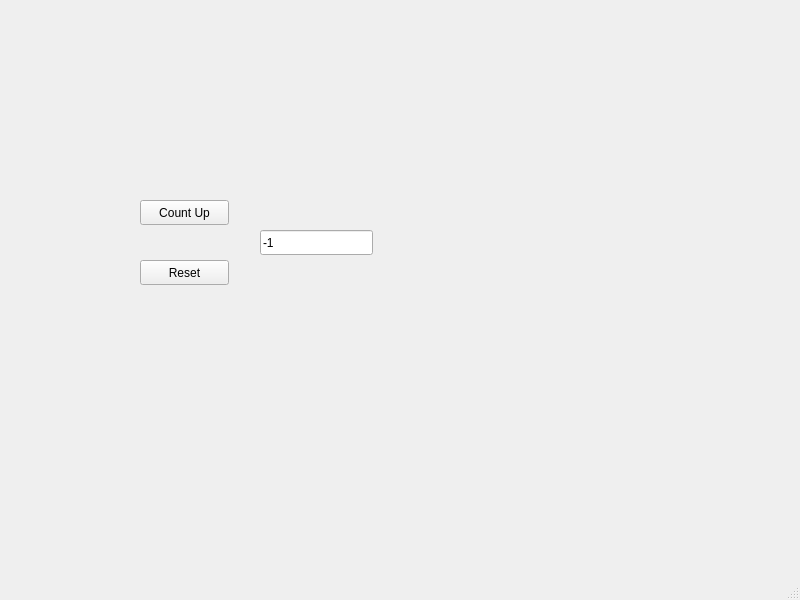
<?xml version="1.0" encoding="UTF-8"?>
<ui version="4.0">
 <class>ButtonDemo</class>
 <widget class="QMainWindow" name="ButtonDemo">
  <property name="geometry">
   <rect>
    <x>0</x>
    <y>0</y>
    <width>800</width>
    <height>600</height>
   </rect>
  </property>
  <property name="windowTitle">
   <string>ButtonDemo</string>
  </property>
  <widget class="QWidget" name="centralwidget">
   <widget class="QPushButton" name="count_button">
    <property name="geometry">
     <rect>
      <x>140</x>
      <y>200</y>
      <width>89</width>
      <height>25</height>
     </rect>
    </property>
    <property name="text">
     <string>Count Up</string>
    </property>
   </widget>
   <widget class="QPushButton" name="reset_button">
    <property name="geometry">
     <rect>
      <x>140</x>
      <y>260</y>
      <width>89</width>
      <height>25</height>
     </rect>
    </property>
    <property name="text">
     <string>Reset</string>
    </property>
   </widget>
   <widget class="QLineEdit" name="count_line">
    <property name="geometry">
     <rect>
      <x>260</x>
      <y>230</y>
      <width>113</width>
      <height>25</height>
     </rect>
    </property>
    <property name="text">
     <string>-1</string>
    </property>
   </widget>
  </widget>
  <widget class="QMenuBar" name="menubar">
   <property name="geometry">
    <rect>
     <x>0</x>
     <y>0</y>
     <width>800</width>
     <height>22</height>
    </rect>
   </property>
  </widget>
  <widget class="QStatusBar" name="statusbar"/>
 </widget>
 <resources/>
 <connections/>
</ui>
